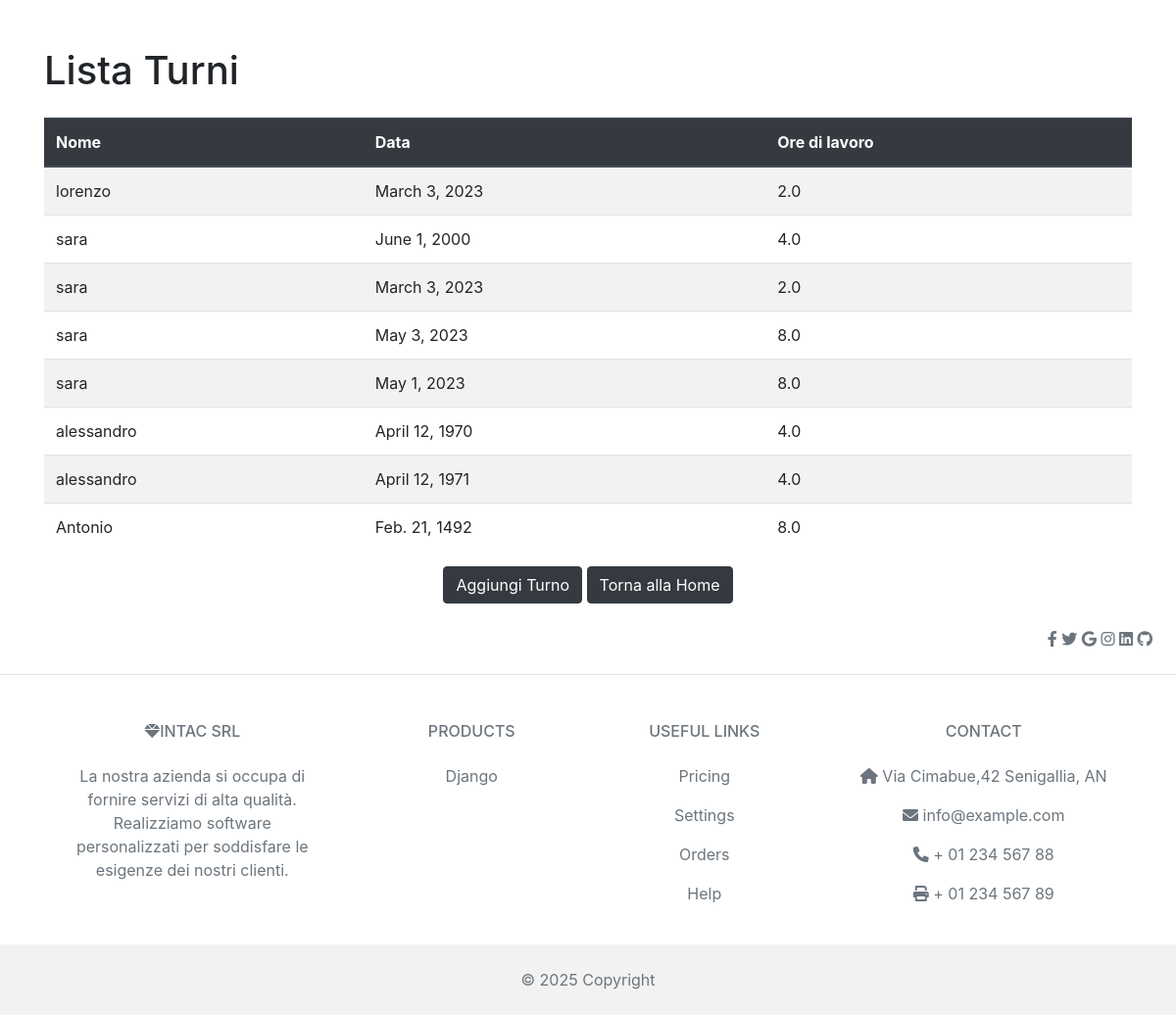
The app's page /turni/ with its own data.
### gestione/models.py (models this page shows, shortened)
class WorkHour(models.Model):
    employee_name = models.CharField(max_length=100)
    date = models.DateField()
    hours_worked = models.DecimalField(max_digits=5, decimal_places=1)
    macchinario_turno = models.ForeignKey(Macchinario,related_name='macchinario_turno', on_delete=models.CASCADE)

### gestione/views.py (the view)
# urls.py: path('turni/',lista_turni,name="lista_turni"),
def lista_turni(request):
    workhour = WorkHour.objects.all()
    return render(request, 'gestione/lista_turni.html', {'workhour': workhour})

### gestione/templates/gestione/lista_turni.html (shortened to what this page needs)
{% extends 'gestione/base.html' %}
    {% block content %}
    <div class="container mt-5">
        <h1 class="mb-4">Lista Turni</h1>
        <table class="table table-striped table-hover"> <!fa le strip alla righe>
            <thead class="thead-dark">
                <tr>
                    <th>Nome</th>
                    <th>Data</th>
                    <th>Ore di lavoro</th>
                </tr>
            </thead>
            <tbody>
                {% for workhour in workhour %}
                    <tr>
                        <td>{{ workhour.employee_name}}</td>
                        <td>{{ workhour.date}}</td>
                        <td>{{ workhour.hours_worked}}</td>
                    </tr>
                {% endfor %}
            </tbody>
        </table>
    </div>
    <div class="text-center">
        <a href="{% url 'record_work_hours' %}" class="btn btn-dark">Aggiungi Turno</a>
       <a href="{% url 'home' %}" class="btn btn-dark">Torna alla Home</a>
    </div>
  {% endblock%}

### records on screen
WorkHour: employee_name "lorenzo", date "March 3, 2023", hours_worked "2.0"
WorkHour: employee_name "sara", date "June 1, 2000", hours_worked "4.0"
WorkHour: employee_name "sara", date "March 3, 2023", hours_worked "2.0"
WorkHour: employee_name "sara", date "May 3, 2023", hours_worked "8.0"
WorkHour: employee_name "sara", date "May 1, 2023", hours_worked "8.0"
WorkHour: employee_name "alessandro", date "April 12, 1970", hours_worked "4.0"
WorkHour: employee_name "alessandro", date "April 12, 1971", hours_worked "4.0"
WorkHour: employee_name "Antonio", date "Feb. 21, 1492", hours_worked "8.0"
